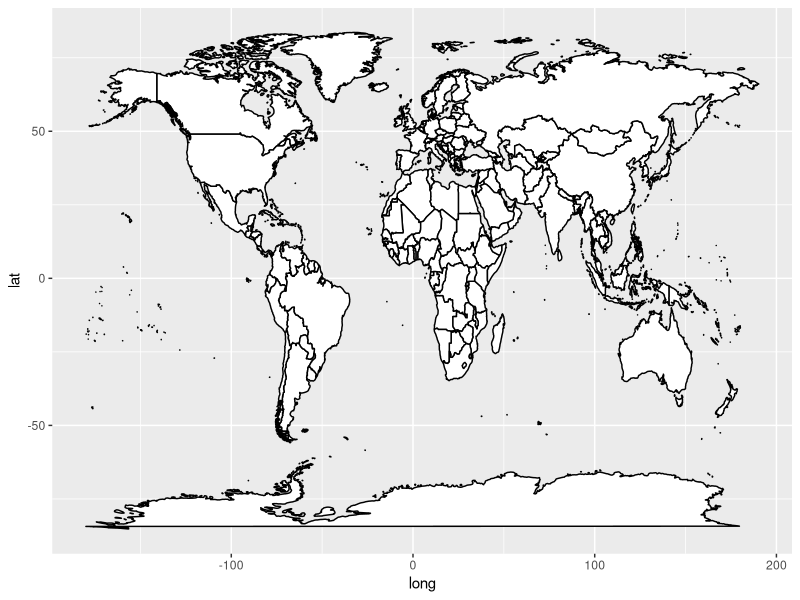
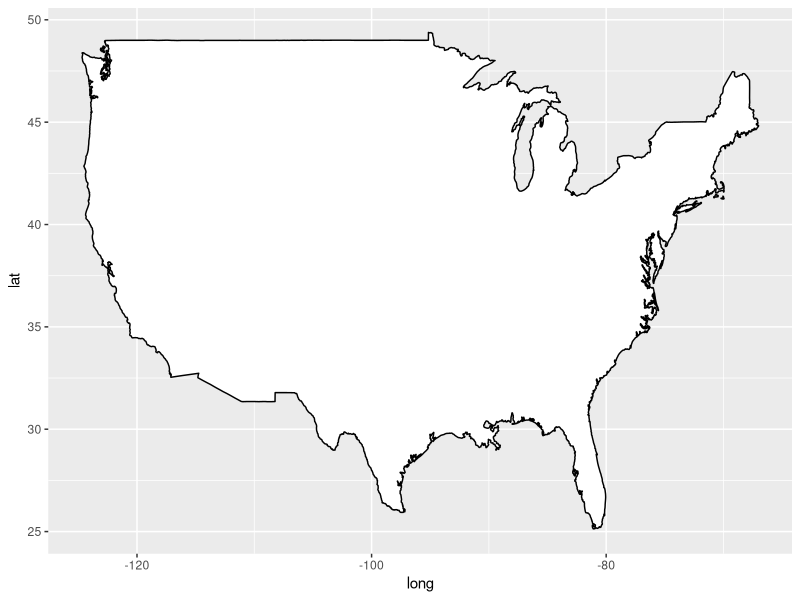
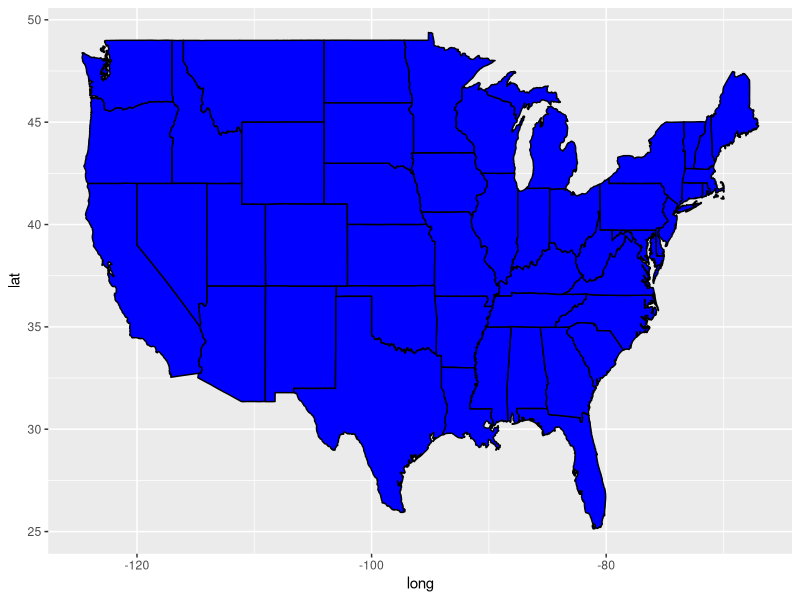
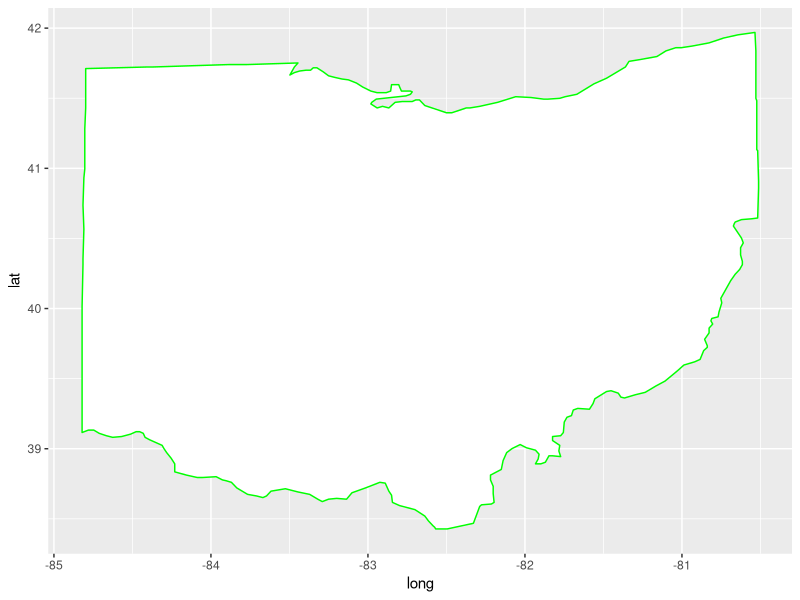
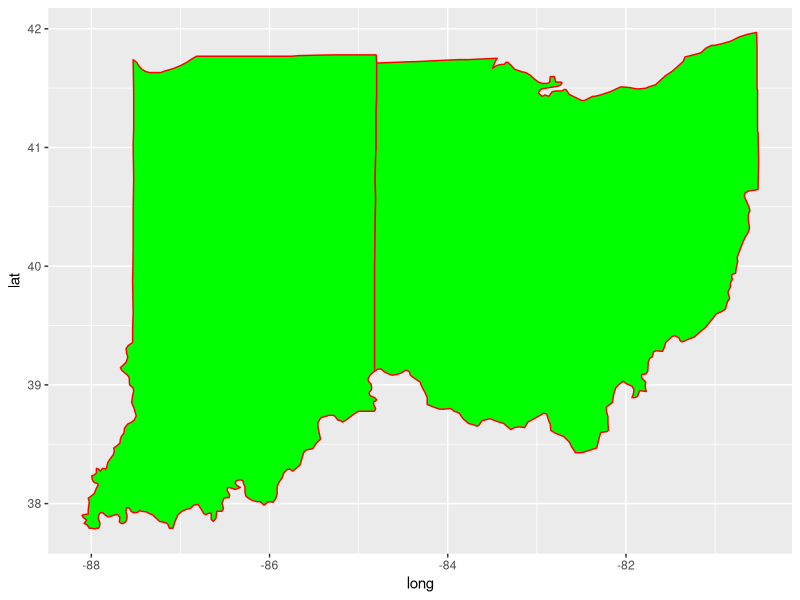
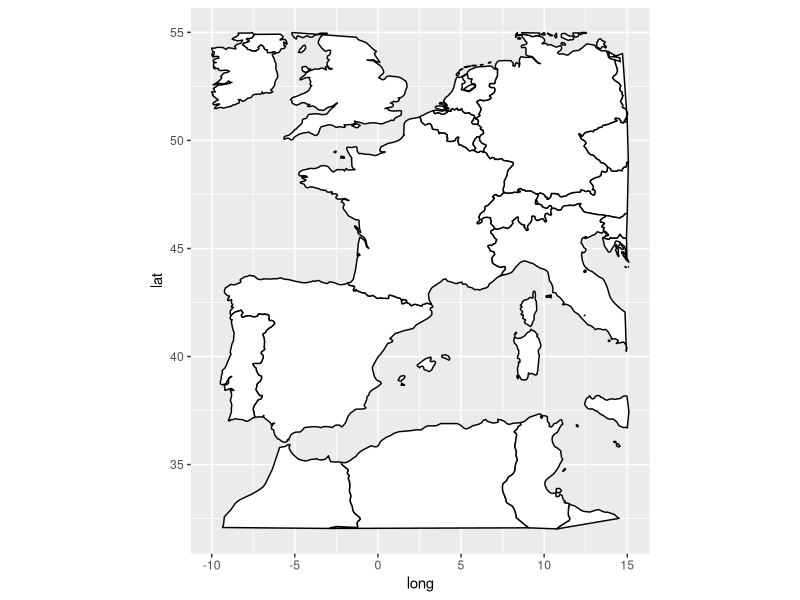
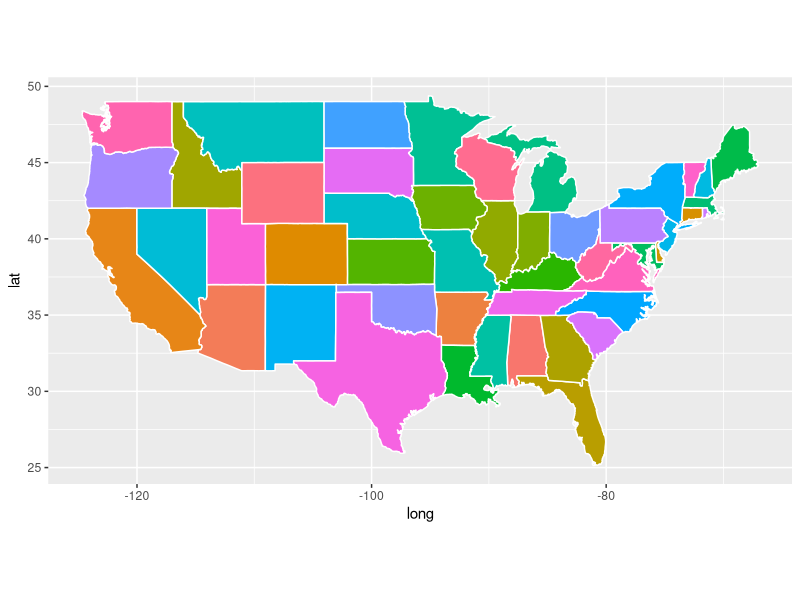
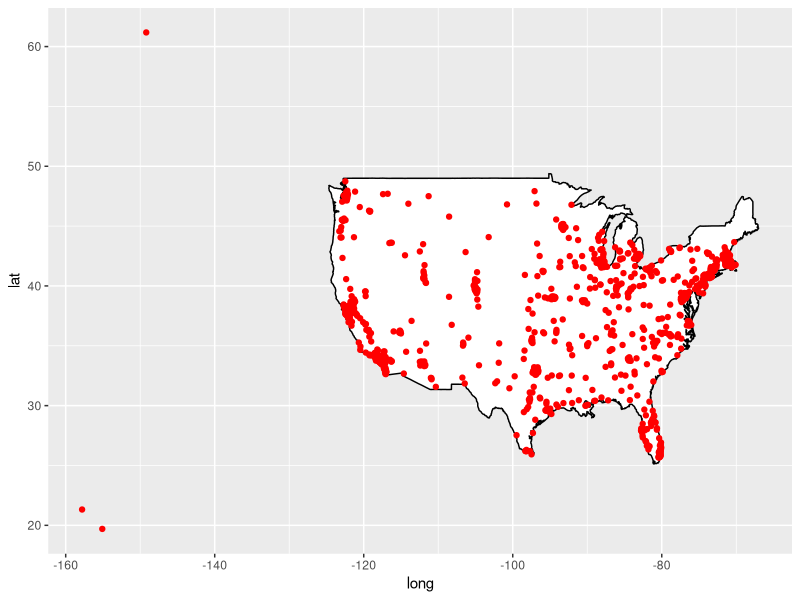

R code for these plots, in order:
## ---- chunk 1
knitr::opts_chunk$set(echo = TRUE, warning=FALSE, message=FALSE)
## ---- chunk 2
library(tidyverse)
library(maps)
library(scales)
library(stringr)

# Let us get a world map using the "map_data" function 
world <- map_data("world")

## Let us get a US map including Hawaii, Alaska, and Puerto Rico:
usa <- map_data("usa")

# Let us get the states:
states <- map_data("state")

# Select Ohio using the filter function:
ohio <- states %>%
  filter(region == "ohio")
## ---- chunk 3
ggplot(data = world,
       mapping = aes(x = long, y = lat, group = group)) +
 geom_polygon(fill = "white", color = "black")
## ---- chunk 4
ggplot(data = usa,
       mapping = aes(x = long, y= lat, group = group)) +
 geom_polygon(fill = "white", color = "black")
## ---- chunk 5
ggplot(data = states,
       mapping = aes(x = long, y = lat, group = group)) +
 geom_polygon(fill = "blue", color = "black")
## ---- chunk 6
ggplot(data = ohio,
       mapping=aes(x = long, y = lat, group = group)) + 
  geom_polygon(fill = "white", color = "green")
## ---- chunk 7
# We can select data for two states, for example Ohio and Indiana:
ohio_indiana <- states %>% 
  filter(region == "ohio" | region == "indiana")

# Plot the map of Ohio and Indiana:
ggplot(data = ohio_indiana,
       mapping = aes(x = long, y = lat, group = group)) + 
  geom_polygon(fill = "green" , color = "red")
## ---- chunk 8
world <- map_data("world")
a_region <- filter(world, long >- 10 & long < 15.1 & lat > 32 & lat < 55)

ggplot(data = a_region,
       mapping = aes(x = long, y = lat, group = group)) +
  geom_polygon(fill = "white", color = "black") +
  coord_fixed(1.3)
## ---- chunk 9
head(ohio)
## ---- chunk 10
ggplot(data = states) + 
 geom_polygon(aes(x = long, y = lat, fill = region, group = group),
              color = "white") + 
 coord_fixed(1.3) +
 guides(fill = FALSE) # Do this to omit the legend
## ---- chunk 11
# The maps package has city data
head(maps::world.cities)

my_cities <- maps::world.cities

usa_cities <- filter(my_cities,country.etc == "USA")

head(usa_cities)
## ---- chunk 12
ggplot(data = usa,
       mapping = aes(x = long, y = lat, group = group)) +
 geom_polygon(color = "black", fill = "white") +
 geom_point(data = usa_cities, color = "red",
            aes(x = long, y = lat, group = NULL))
## ---- chunk 13
usa_big_cities <- filter(my_cities, country.etc == "USA" & pop > 500000)

ggplot(data = usa, mapping = aes(x = long, y = lat, group = group)) +
  geom_polygon(color = "black", fill = "white") +
  geom_point(data = usa_big_cities, color = "red",
             aes(x = long, y = lat, group = NULL))
## ---- chunk 14
ggplot(data = usa, mapping = aes(x = long, y = lat, group = group)) +
  geom_polygon(color = "black", fill = "white") +
  geom_point(data = usa_big_cities, color = "red",
             aes(x = long, y = lat, group = NULL, size = pop))
## ---- chunk 15
usa_big_cities$qual <- sample(LETTERS[1:5], nrow(usa_big_cities),
                              replace = TRUE)

ggplot(data = usa, mapping = aes(x = long, y = lat, group = group)) +
  geom_polygon(color = "black", fill = "white") +
  geom_point(data = usa_big_cities,
             aes(x = long, y = lat, group = NULL, color = qual, size = pop))
## ---- chunk 16
# No scientific notation in legend r ggplot:
# scales package adds the "scale_size_continuous" function, and we can set label=comma
library(scales)

# Change the column name to make the legend nicer"
usa_big_cities$Population <- usa_big_cities$pop
usa_big_cities$Qualitative <- usa_big_cities$qual

# Do some additional refining:
ggplot(data = usa, mapping = aes(x = long, y= lat, group = group)) + 
  geom_polygon(color = "black", fill = "white") +
  geom_point(data = usa_big_cities,
             aes(x = long, y = lat, group = NULL,
                 color = Qualitative, size = Population)) +
  scale_size_continuous(label = comma)
## ---- chunk 17
# Get basic map data for all USA counties:
usa_counties = map_data("county") 

# Subset to counties in Ohio:
oh = subset(usa_counties, region == "ohio") 
head(oh)
## ---- chunk 18
# Plot ohio counties
ggplot() +
  geom_polygon(data = oh,
               aes(x = long, y = lat, group = group, fill = subregion),
               color = "black", alpha = 0.3) + 
  coord_fixed(1.3) +
  guides(fill = FALSE) +
  ggtitle("Ohio counties")  
## ---- chunk 19
# The data of the estimated population of each  county in 2021 and percent change from 2010
Ohio <- read_csv("Ohio.csv")
head(Ohio)
## ---- chunk 20
# Create a new  column called  "county" so that counties start with capital letters
# using str_to_title function 
oh$county <- str_to_title(oh$subregion)

# Merge population data with counties data by county variable using inner_join
# function, and named the new object "ohio_pop"
ohio_pop <- inner_join(oh, Ohio, by = "county")

# Select counties with population greater than 100000
ohio_big_pop <- filter(ohio_pop, Pop > 100000)
## ---- chunk 21
ggplot(data = ohio_pop, mapping = aes(x = long, y = lat, group = group)) +
  geom_polygon(color = "black", fill = "white") +
  geom_point(data = ohio_big_pop, color = "red",
             aes(x = long, y = lat, group = NULL, size = Pop)) +
  guides(size = FALSE)  #  Do this to omit the legend
## ---- chunk 22
ApplyQuintiles <- function(x) {
  cut(x, breaks = c(quantile(ohio_pop$Pop, probs = seq(0, 1, by = 0.2))),
      labels = c("0-20", "20-40", "40-60", "60-80", "80-100"),
      include.lowest = TRUE)
}

ohio_pop$grouped_pop <- sapply(ohio_pop$Pop, ApplyQuintiles)
head(ohio_pop)
## ---- chunk 23
ggplot() +
  geom_polygon(data = ohio_pop,
               aes(x = long, y = lat, group = group, fill = grouped_pop),
               color = "black") + 
  coord_fixed(1.3) +
  scale_fill_brewer(palette = "Set1", direction = -1) +
  labs(fill = "Population Quantiles") 
## ---- chunk 24
# get basic map data for all USA counties 
usa_counties = map_data("county")    

# subset to counties in Ohio 
oh = subset(usa_counties, region == "ohio")  

# read population data
Ohio <- read_csv("Ohio.csv") 

# Create a new  column called  "county" so that counties start with capital letters using str_to_title function 
oh$county = str_to_title(oh$subregion)

# merge counties with population
ohio_pop<-inner_join(oh, Ohio, by = "county")

# Select counties with % positive population growth
ohio_pos_pop <- filter(ohio_pop, Perc>0)
ggplot(data = ohio_pop,
       mapping = aes(x = long, y= lat, group = group)) +
  geom_polygon(color = "black", fill = "white") +
  geom_point(data = ohio_pos_pop,
             aes(x = long, y = lat, group = NULL, color = "red", size = Pop)) + 
  guides(size = FALSE)  #  do this to leave off the size legend 
## ---- chunk 25
ohio_neg_pop <- filter(ohio_pop, Perc < 0)

ggplot(data = ohio_pop,
       mapping = aes(x= long, y= lat, group = group)) +
  geom_polygon(color = "black", fill = "white") +
  geom_point(data = ohio_neg_pop, color = "red",
             aes(x = long, y = lat, group = NULL, size = Perc)) +
  guides(size = FALSE) # Omit the legend

ApplyQuintiles_n <- function(x) {
  cut(x, breaks = c(quantile(ohio_neg_pop$Perc, probs = seq(0, 1, by = 0.2))),
      labels = c("0-20", "20-40", "40-60", "60-80", "80-100"),
      include.lowest = TRUE)
}

ohio_neg_pop$grouped_pop <- sapply(ohio_neg_pop$Perc, ApplyQuintiles_n)

#  plot the map
ggplot() +
  geom_polygon(data = ohio_neg_pop,
               aes(x = long, y = lat, group = group, fill = grouped_pop),
               color = "black") + 
  coord_fixed(1.3) +
  scale_fill_brewer(palette = "Set1", direction = -1) +
  labs(fill = "Negative population growth counties") 
## ---- chunk 26
world <- map_data("world")

france <- filter(world,region == "France")

ggplot(data = france,
       mapping = aes(x = long, y = lat, group = group)) +
  geom_polygon(color = "black", fill = "white") +
  labs(fill = "France") 

# The "maps" package has city data
head(maps::world.cities)
my_cities <-maps::world.cities

france_cities <- filter(my_cities, country.etc == "France")

head(france_cities)

# Make a point for every city:
ggplot(data = france, mapping = aes(x = long, y = lat, group = group)) +
  geom_polygon(color = "black", fill = "white") +
  geom_point(data = france_cities, color = "red",
             aes(x = long, y = lat, group = NULL))
## ---- chunk 27
# Let's pick just the big cities:
france_big_cities <- filter(my_cities,country.etc == "France" & pop > 100000)

ggplot(data = france,
       mapping = aes(x = long, y = lat, group = group)) +
  geom_polygon(color = "black", fill = "white") +
  geom_point(data = france_big_cities, color = "red",
             aes(x = long, y = lat, group = NULL)) 
## ---- chunk 28
# vary size of point by city size
ggplot(data = france, mapping = aes(x = long, y = lat, group = group)) +
  geom_polygon(color = "black", fill = "white") +
  geom_point(data = france_big_cities, color = "red",
             aes(x = long, y = lat, group = NULL, size = pop))
## ---- chunk 29
# Now vary the color of the dots
france_big_cities$qual <- sample(LETTERS[1:5],
                                 nrow(france_big_cities),
                                 replace = TRUE)

ggplot(data = france,
       mapping = aes(x = long, y = lat, group = group)) +
  geom_polygon(color = "black",fill = "white") +
  geom_point(data = france_big_cities,
             aes(x = long, y = lat, group = NULL, color = qual, size = pop))
## ---- chunk 30
# Do some tweaking:
# no scientific notation in legend r ggplot
# scales package adds the "scale_size_continuous" function to our arsenal, and we can set label=comma
library(scales)

# Change the column name to make the legend nicer:
france_big_cities$Population <- france_big_cities$pop
france_big_cities$Qualitative <- france_big_cities$qual

# Do some additional refining:
ggplot(data = france,
       mapping = aes(x = long, y = lat, group = group)) +
  geom_polygon(color = "black", fill = "white") +
  geom_point(data = france_big_cities,
             aes(x = long, y = lat, group = NULL,
                 color = Qualitative, size = Population)) +
  scale_size_continuous(label = comma)
